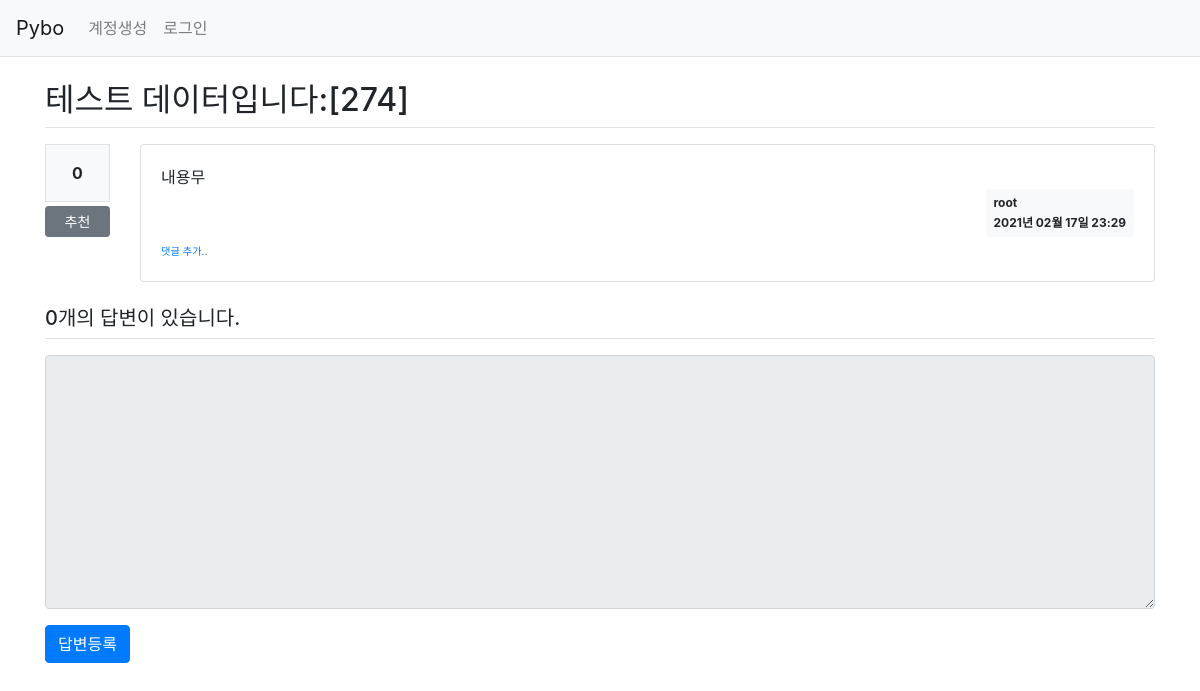
The app's page /question/detail/279/, older data.
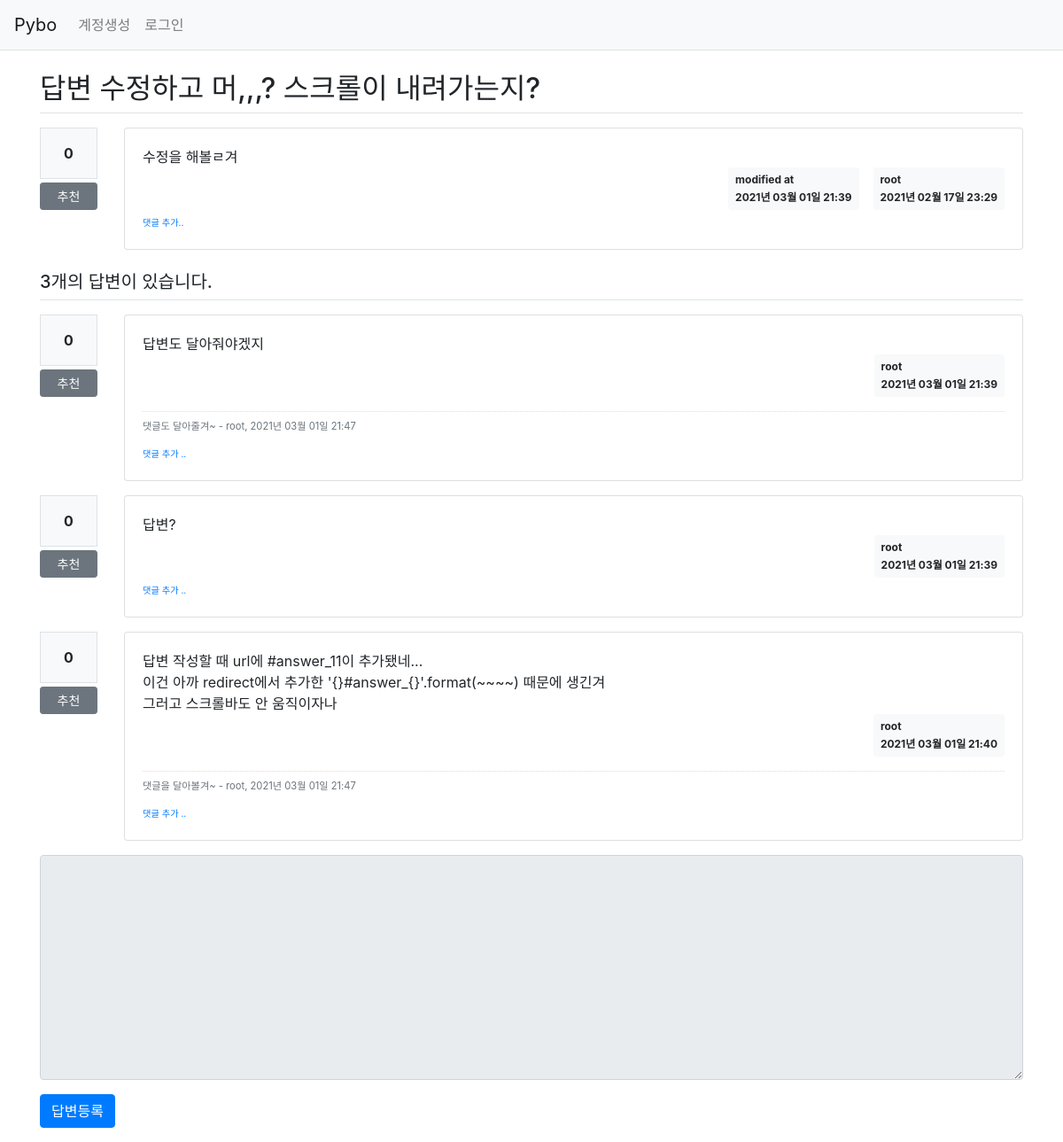
The same page, newer data.
### pybo/models.py (models this page shows)
class Question(db.Model):   # 모든 모델의 기본 클래스인 db.Model 상속받음.
    id = db.Column(db.Integer, primary_key=True)
    subject = db.Column(db.String(200), nullable=False)
    content = db.Column(db.Text(), nullable=False)
    create_date = db.Column(db.DateTime(), nullable=False)
    modify_date = db.Column(db.DateTime(), nullable=True)
    voter = db.relationship('User', secondary=question_voter, backref=db.backref('question_voter_set'))
    user_id = db.Column(db.Integer, db.ForeignKey('user.id', ondelete='CASCADE'), nullable=False)
    user = db.relationship('User', backref=db.backref('question_set'))

class User(db.Model):
    id = db.Column(db.Integer, primary_key=True)    # 자동으로 증가하는 user 모델의 기본 키
    username = db.Column(db.String(150), unique=True, nullable=False)
    password = db.Column(db.String(200), nullable=False)
    email = db.Column(db.String(120), unique=True, nullable=False)

class Answer(db.Model):
    id = db.Column(db.Integer, primary_key = True)
    question_id = db.Column(db.Integer, db.ForeignKey('question.id', ondelete='CASCADE'))
    question = db.relationship('Question', backref = db.backref('answer_set'))
    content = db.Column(db.Text(), nullable=False)
    create_date = db.Column(db.DateTime(), nullable=False)
    modify_date = db.Column(db.DateTime(), nullable=True)
    voter = db.relationship('User', secondary=answer_voter, backref=db.backref('answer_voter_set'))
    user_id = db.Column(db.Integer, db.ForeignKey('user.id', ondelete='CASCADE'), nullable=False)
    user = db.relationship('User', backref=db.backref('answer_set'))

class Comment(db.Model):
    id = db.Column(db.Integer, primary_key=True)
    user_id = db.Column(db.Integer, db.ForeignKey('user.id', ondelete='CASCADE'), nullable=False)
    user = db.relationship('User', backref=db.backref('comment_set'))
    content = db.Column(db.Text(), nullable=False)
    create_date = db.Column(db.DateTime(), nullable=False)
    modify_date = db.Column(db.DateTime())
    question_id = db.Column(db.Integer, db.ForeignKey('question.id', ondelete='CASCADE'), nullable=True)
    question = db.relationship('Question', backref=db.backref('comment_set'))
    answer_id = db.Column(db.Integer, db.ForeignKey('answer.id', ondelete='CASCADE'), nullable=True)
    answer = db.relationship('Answer', backref=db.backref('comment_set'))

### pybo/views/question_views.py (the view)
@bp.route('/detail/<int:question_id>/')
def detail(question_id):
    form = AnswerForm()
    question = Question.query.get_or_404(question_id)
    return render_template('question/question_detail.html', question=question, form=form)

### pybo/forms.py
class AnswerForm(FlaskForm):
    content = TextAreaField('내용', validators=[DataRequired('내용은 필수입력 항목입니다.')])

### pybo/filter.py (called while the page is built)
def format_datetime(value, fmt='%Y년 %m월 %d일 %H:%M'):
    return value.strftime(fmt)

### pybo/views/auth_views.py (called while the page is built)
@bp.before_app_request
def load_logged_in_user():
    user_id = session.get('user_id')
    if user_id is None:
        g.user = None
    else:
        g.user = User.query.get(user_id)

### pybo/templates/question/question_detail.html (shortened to what this page needs)
{% extends 'base.html' %}
{% block content %}
<div class="container my-3">
    <h2 class="border-bottom py-2">{{ question.subject }}</h2>
    <div class="row my-3">
        <div class="col-1">
            <div class="bg-light text-center p-3 border font-weight-bolder mb-1">{{ question.voter|length }}</div>
            <a href="#" data-uri="{{ url_for('vote.question', question_id=question.id) }}"
                class="recommend btn btn-sm btn-secondary btn-block my-1">추천</a>
        </div>
        <div class="col-11">
            <div class="card">
                <div class="card-body">
                    <div class="card-text" style="white-space: pre-line;">{{ question.content }}</div>
                    <div class="d-flex justify-content-end">
                        {% if question.modify_date %}
                        <div class="badge badge-light p-2 text-left mx-3">
                            <div class="mb-2">modified at</div>
                            <div>{{ question.modify_date|datetime }}</div>
                        </div>
                        {% endif %}
                        <div class="badge badge-light p-2 text-left">
                            <div class="mb-2">{{ question.user.username }}</div>
                            <div>{{ question.create_date | datetime }}</div>
                        </div>
                    </div>
                    <div>
                        <a href="{{ url_for('comment.create_question', question_id=question.id) }}"
                            class="small"><small>댓글
                                추가..</small></a>
                    </div>
                </div>
            </div>
        </div>
    </div>
    <h5 class="border-bottom my-3 py-2">{{ question.answer_set|length }}개의 답변이 있습니다.</h5>
    {% for answer in question.answer_set %}
    <div class="row my-3">
        <div class="col-1">
            <div class="bg-light text-center p-3 border font-weight-bolder mb-1">{{ answer.voter|length }}</div>
            <a href="#" data-uri="{{ url_for('vote.answer', answer_id=answer.id) }}"
                class="recommend btn btn-sm btn-secondary btn-block my-1">추천</a>
        </div>
        <div class="col-11">
            <div class="card">
                <div class="card-body">
                    <div class="card-text" style="white-space: pre-line;">{{ answer.content }}</div>
                    <div class="d-flex justify-content-end">
                        <div class="badge badge-light p-2 text-left">
                            <div class="mb-2">{{ answer.user.username }}</div>
                            <div>{{ answer.create_date | datetime }}</div>
                        </div>
                    </div>
                    {% if answer.comment_set|length > 0 %}
                    <div class="mt-3">
                        {% for comment in answer.comment_set %}
                        <div class="comment py-2 text-muted">
                            <span style="white-space: pre-line;">{{ comment.content }}</span>
                            <span>- {{ comment.user.username }}, {{ comment.create_date|datetime }}
                            </span>
                        </div>
                        {% endfor %}
                    </div>
                    {% endif %}
                    <div>
                        <a href="{{ url_for('comment.create_answer', answer_id=answer.id) }}" class="small"><small>댓글 추가
                                ..</small></a>
                    </div>
                </div>
            </div>
        </div>
    </div>
    {% endfor %}
    <form action="{{ url_for('answer.create', question_id=question.id) }}" method="post" class="my-3">
        <div class="form-group">
            <textarea {% if not g.user %}disabled{% endif %} name="content" id="content" class="form-control"
                rows="10"></textarea>
        </div>
        <input type="submit" value="답변등록" class="btn btn-primary">
    </form>
</div>
{% endblock %}

### pybo/templates/base.html (shortened to what this page needs)
<!DOCTYPE html>
<html lang="en">
<head>
    <link rel="stylesheet" href="{{url_for('static', filename='bootstrap.min.css')}}">
    <link rel="stylesheet" href="{{url_for('static', filename='style.css')}}">
</head>
<body>
    {% include "navbar.html" %}
    {% block content %}
    {% endblock %}
</body>
</html>

### pybo/templates/navbar.html (shortened to what this page needs)
<nav class="navbar navbar-expand-lg navbar-light bg-light border-bottom">
    <a class="navbar-brand" href="{{ url_for('main.index') }}">Pybo</a>
    <div class="collapse navbar-collapse flex-grow-0" id="navbarNav">
        {% if g.user %}
        <ul class="navbar-nav">
            <li class="nav-item ">
                <a class="nav-link" href="{{ url_for('auth.logout') }}">{{ g.user.username }} (로그아웃)</a>
            </li>
        </ul>
        {% else %}
        <ul class="navbar-nav">
            <li class="nav-item ">
                <a class="nav-link" href="{{ url_for('auth.signup') }}">계정생성</a>
            </li>
            <li class="nav-item ">
                <a class="nav-link" href="{{ url_for('auth.login') }}">로그인</a>
            </li>
        </ul>
        {% endif %}
    </div>
</nav>

### pybo/static/style.css (style rules this page uses)
.comment { border-top:dotted 1px #ddd; font-size:0.7em; }

Row changes from the older to the newer data that the page shows:
changed Question: subject "테스트 데이터입니다:[274]" → "답변 수정하고 머,,,? 스크롤이 내려가는지?"; content "내용무" → "수정을 해볼ㄹ겨"; modify_date (not shown) → "2021년 03월 01일 21:39"
added Answer: voter|length "0", content "답변도 달아줘야겠지", user.username "root", create_date "2021년 03월 01일 21:39"
added Comment: content "댓글도 달아줄겨~", user.username "root", create_date "2021년 03월 01일 21:47", shown under "0"
added Answer: voter|length "0", content "답변?", user.username "root", create_date "2021년 03월 01일 21:39"
added Answer: voter|length "0", content "답변 작성할 때 url에 #answer_11이 추가됐네... 이건 아까 redirect에서 추가한 '{}#answer_{}'.format(~~~~) 때문에 생긴겨 그러고 스크롤바도 안 움직이자나", user.username "root", create_date "2021년 03월 01일 21:40"
added Comment: content "댓글을 달아볼겨~", user.username "root", create_date "2021년 03월 01일 21:47", shown under "0"
Text that changed along with them:
{{ question.answer_set|length }}: "0" → "3"
text now shown: "modified at"
